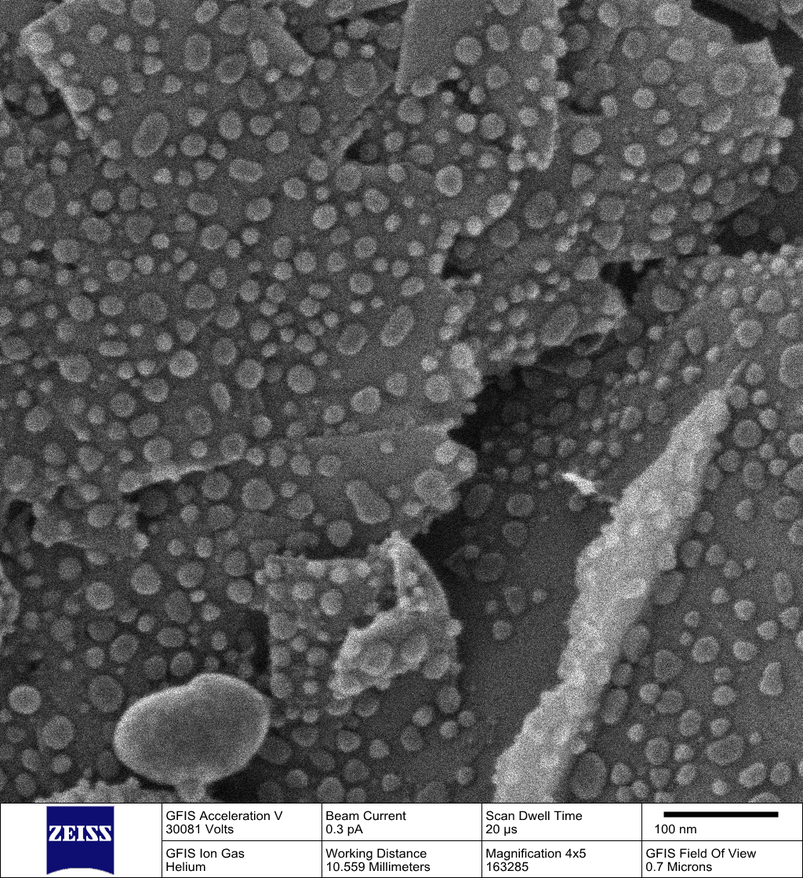
#> input picture example_images/1.tif, 803 x 878 px, shrunk from 1024 x 1120 before the run
$ python -i edges.py   (imports and definitions only)
#> lines starting #> are read from the running program, lines starting #| are printed output that depends on the picture
"""Locate candidate edge points and their local normal direction.

Rather than assume a specific test-pattern geometry (a single straight
knife edge, a field of round particles, etc.), this detector works
generically: it runs a Canny edge map over the image, estimates the local
gradient direction (the edge normal) at each edge pixel from a Sobel
filter, and then greedily thins the edge-pixel set so that sample points
are spaced at least ``min_spacing_px`` apart. That keeps the number of
profiles proportional to edge *length* rather than pixel count, and works
the same whether the image contains one long diagonal edge or hundreds of
small particle boundaries.
"""

from __future__ import annotations

from dataclasses import dataclass
from typing import Optional

import numpy as np
from scipy import ndimage
from scipy.spatial import cKDTree
from skimage.feature import canny


@dataclass
class EdgePoint:
    row: float
    col: float
    angle: float  # radians, direction of steepest intensity change (edge normal)
    # gradient magnitude at this point in units of the estimated pixel-noise
    # floor; lets acceptance be re-evaluated later without re-detecting
    gradient_snr: Optional[float] = None


def estimate_noise_sigma(image: np.ndarray) -> float:
    """Robust estimate of the per-pixel noise level, using the median
    absolute deviation of the image's Laplacian (a standard wavelet/Laplacian
    noise estimator: it responds to uncorrelated pixel noise but is largely
    insensitive to smooth structure or a single sharp edge)."""
    laplacian = ndimage.laplace(image.astype(float))
    mad = np.median(np.abs(laplacian - np.median(laplacian)))
    return float(mad / 0.6745 / 6.0)


def detect_edge_points(
    image: np.ndarray,
    min_spacing_px: float = 8.0,
    canny_sigma: float = 1.5,
    low_threshold: float | None = None,
    high_threshold: float | None = None,
    min_gradient_snr: float = 5.0,
) -> list[EdgePoint]:
    """Find candidate edge points, reject ones whose gradient magnitude is
    not well above the estimated pixel noise floor (``min_gradient_snr``
    times :func:`estimate_noise_sigma`), and thin the remainder so sample
    points are spaced at least ``min_spacing_px`` apart.
    """
#> called with min_spacing_px = 8, canny_sigma = 1.5, min_gradient_snr = 5
    image = image.astype(float)

    edge_map = canny(
        image,
        sigma=canny_sigma,
        low_threshold=low_threshold,
        high_threshold=high_threshold,
    )
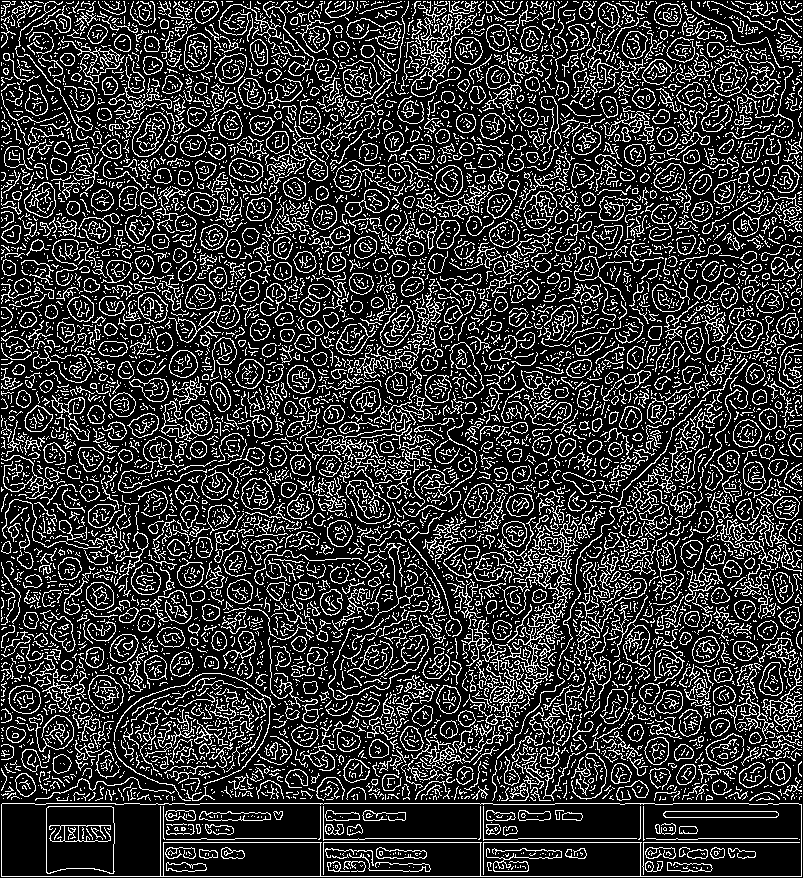
#> edge_map: shape (878, 803) bool; 21% white in thin lines or dots
    rows, cols = np.nonzero(edge_map)
    if rows.size == 0:
        return []

    smoothed = ndimage.gaussian_filter(image, sigma=canny_sigma)
    gy = ndimage.sobel(smoothed, axis=0)
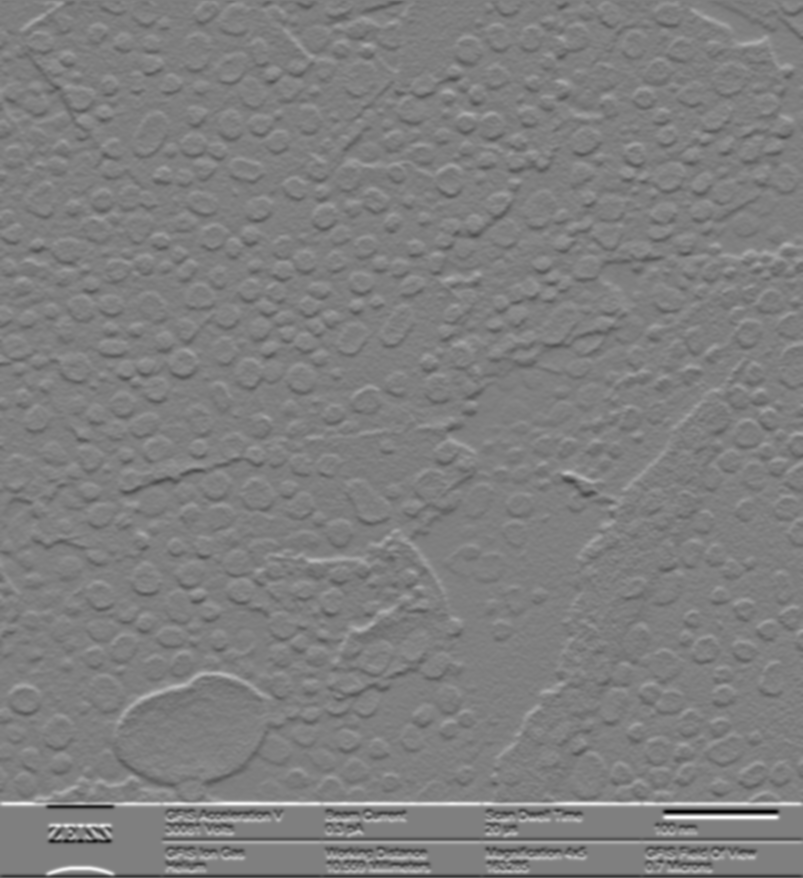
#> gy: shape (878, 803) float64; min -479.5, max 479.5, mean 0.6; drawn with min black and max white
    gx = ndimage.sobel(smoothed, axis=1)
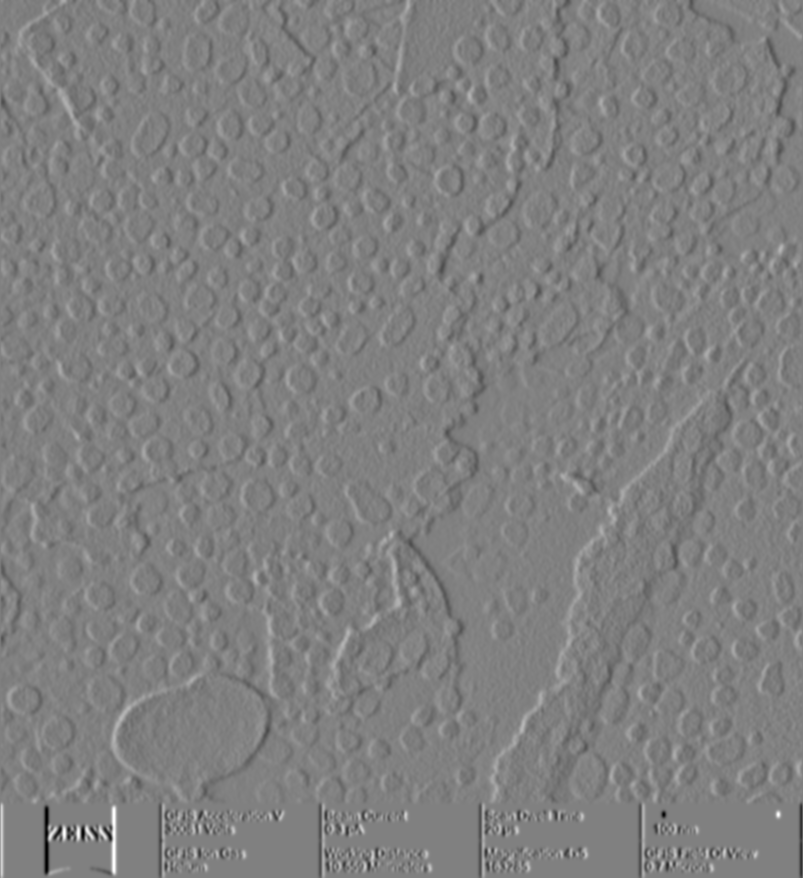
#> gx: shape (878, 803) float64; min -439.3, max 432.8, mean 0.1; drawn with min black and max white
    magnitude = np.hypot(gy[rows, cols], gx[rows, cols])
    angles = np.arctan2(gy[rows, cols], gx[rows, cols])

    noise_sigma = estimate_noise_sigma(image)
#> in estimate_noise_sigma, `laplacian = ndimage.laplace(image.astype(float))`:
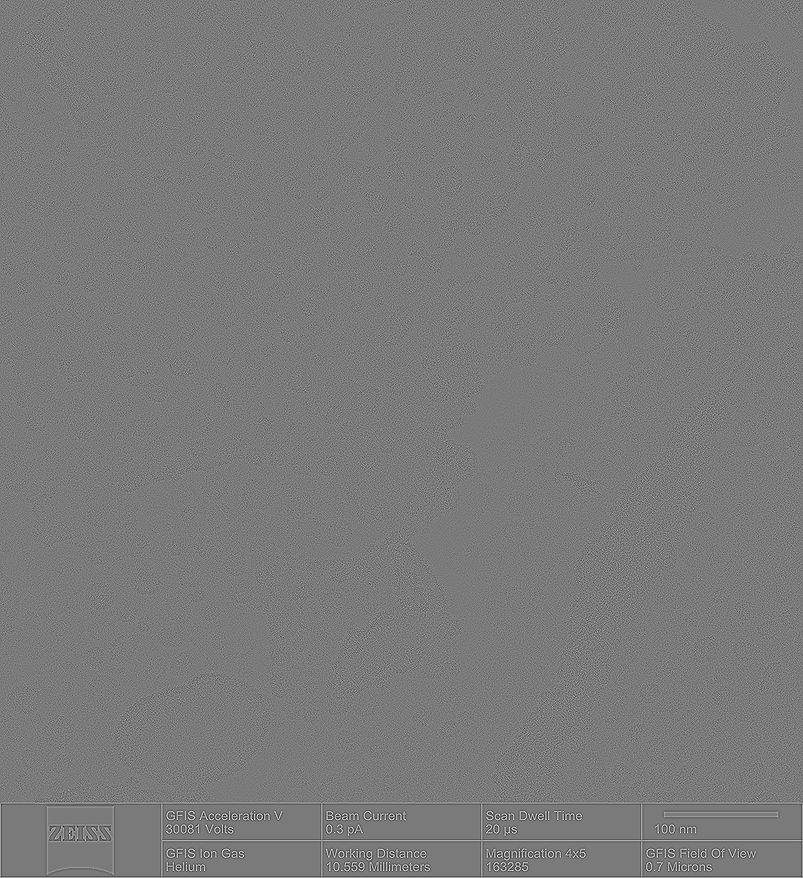
#> laplacian: shape (878, 803) float64; min -625, max 674, mean 0; drawn with min black and max white
#> in estimate_noise_sigma, `mad = np.median(np.abs(laplacian - np.median(laplacian)))`: mad = 33
#> noise_sigma = 8.15
    if noise_sigma > 0:
        snr_values = magnitude / noise_sigma
        strong = snr_values > min_gradient_snr
        rows, cols, angles, snr_values = rows[strong], cols[strong], angles[strong], snr_values[strong]
    else:
        snr_values = np.full(rows.shape, np.inf)
    if rows.size == 0:
        return []

    order = _spaced_subset(rows, cols, min_spacing_px)

    return [
        EdgePoint(
            row=float(rows[i]),
            col=float(cols[i]),
            angle=float(angles[i]),
            gradient_snr=float(snr_values[i]),
        )
        for i in order
    ]


def _spaced_subset(rows: np.ndarray, cols: np.ndarray, min_spacing_px: float) -> list[int]:
    """Greedily pick indices so that no two selected points are closer than
    ``min_spacing_px``, using a KD-tree for neighbor lookups."""
#> called with rows = array of shape (62201,), cols = array of shape (62201,), min_spacing_px = 8
    points = np.column_stack([rows, cols]).astype(float)
#> points = 62201 pairs, first value 1 to 876, second value 1 to 801
    tree = cKDTree(points)
    remaining = set(range(len(points)))
#> remaining = 62201 items
    selected: list[int] = []

    # Deterministic order (row-major) keeps results reproducible.
    for i in range(len(points)):
        if i not in remaining:
            continue
        selected.append(i)
        nearby = tree.query_ball_point(points[i], r=min_spacing_px)
        remaining.difference_update(nearby)
#> this loop made 62201 passes
#> nearby on passes 8 to 10: [156, 82, 155, 83, 157, 81, 7, 154, 153], [8, 85, 84, 161, 160, 159, 163, 162, 158, 164], [9, 87, 86, 165, 315, 459, 383, 237, 460]
#> after the loop, selected = 5241 values from 0 to 62192

    return selected

>>> import cv2
>>> picture = cv2.imread('../../example_images/1.tif', cv2.IMREAD_GRAYSCALE)
>>> result = detect_edge_points(picture)
#> result = 5241 items

$ run again, on example_images/2.tif
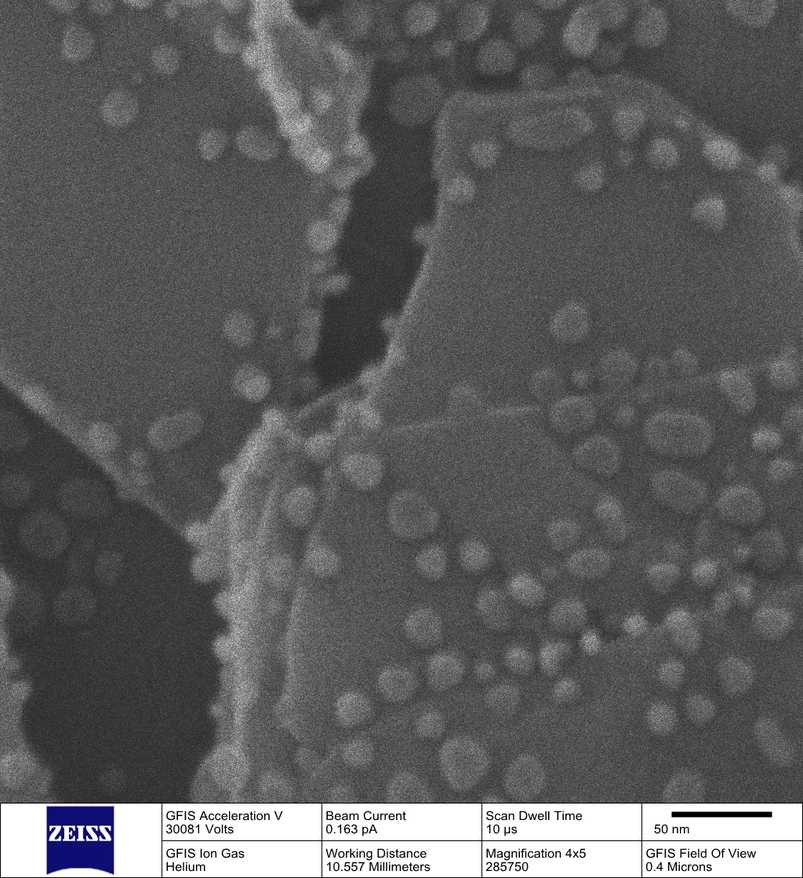
#> input picture example_images/2.tif, 803 x 878 px, shrunk from 1024 x 1120 before the run
#> in detect_edge_points, `edge_map = canny( image, sigma=canny_sigma, low_threshold=low_threshol..`:
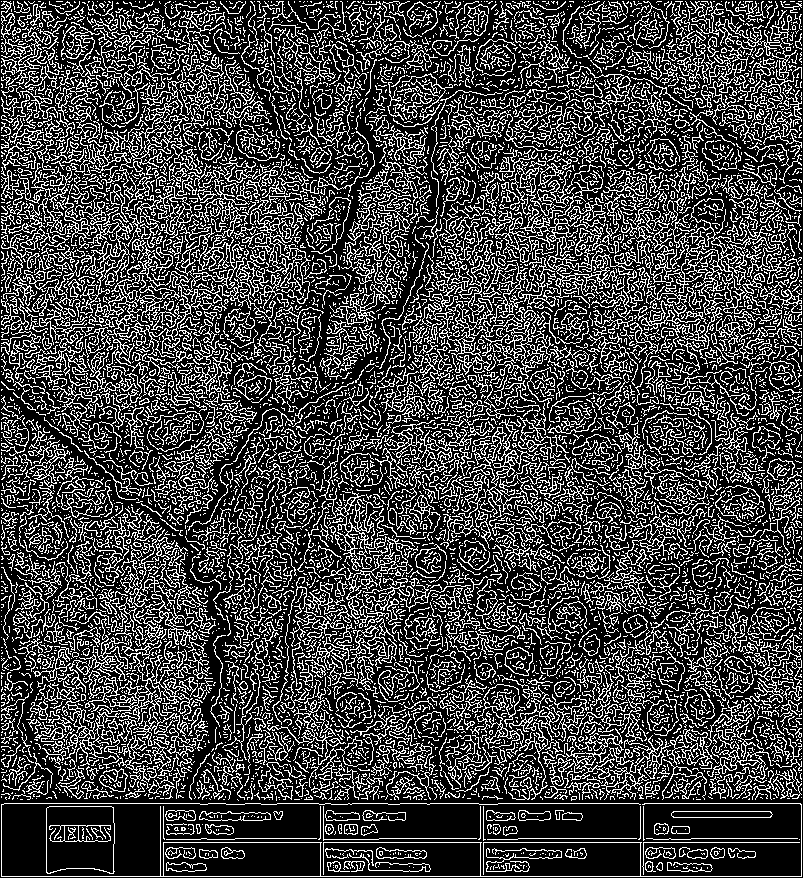
#> edge_map: shape (878, 803) bool; 26.3% white in thin lines or dots
#> in detect_edge_points, `gx = ndimage.sobel(smoothed, axis=1)`:
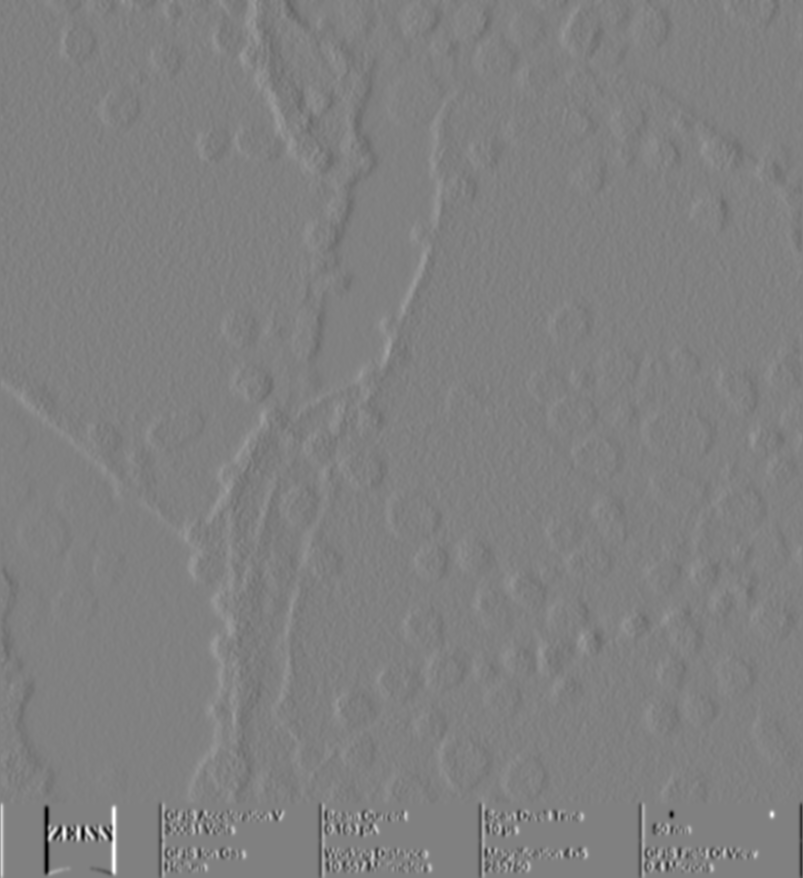
#> gx: shape (878, 803) float64; min -439.3, max 430.5, mean -0.1; drawn with min black and max white
#> mad = 24
#> noise_sigma = 5.93
#> points = 25228 pairs, first value 1 to 876, second value 1 to 801
#> remaining = 25228 items
#> the loop in _spaced_subset, `for i in range(len(points)):` made 25228 passes
#> nearby on passes 1 to 3: [152, 30, 110, 109, 108, 65, 0, 153, 154, 203, 155], [159, 305, 209, 306, 32, 1, 253, 160, 113, 67], [34, 33, 2, 70, 68, 69, 71, 35, 72, 36]
#> after the loop in _spaced_subset, `for i in range(len(points)):`: selected = 2359 values from 0 to 25213
#> result = 2359 items

$ run again, on example_images/3.tif
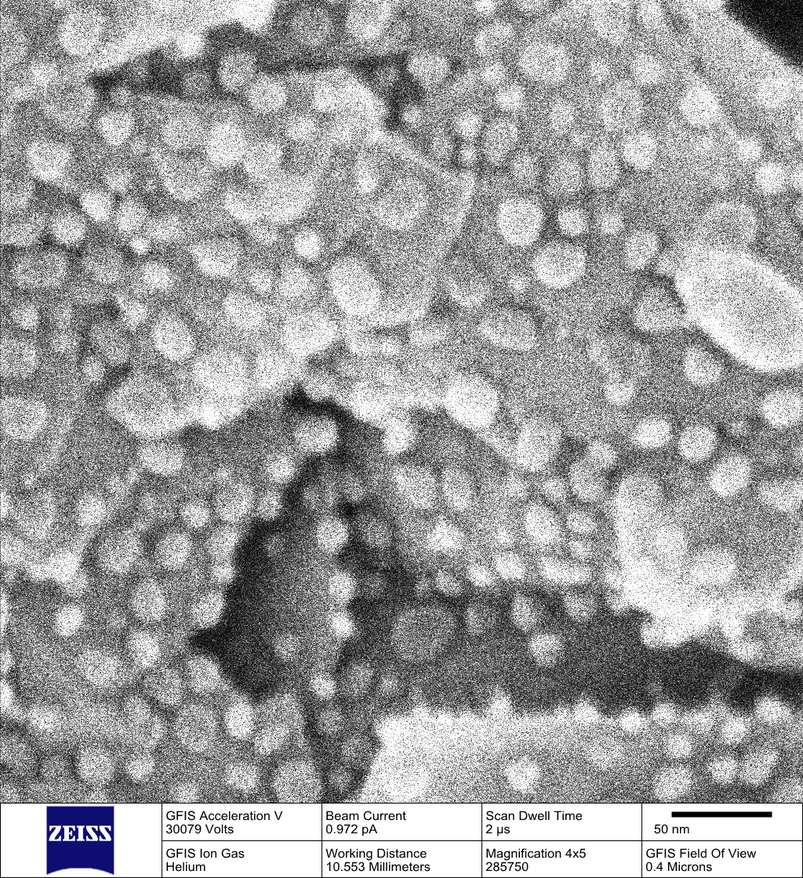
#> input picture example_images/3.tif, 803 x 878 px, shrunk from 1024 x 1120 before the run
#> in detect_edge_points, `edge_map = canny( image, sigma=canny_sigma, low_threshold=low_threshol..`:
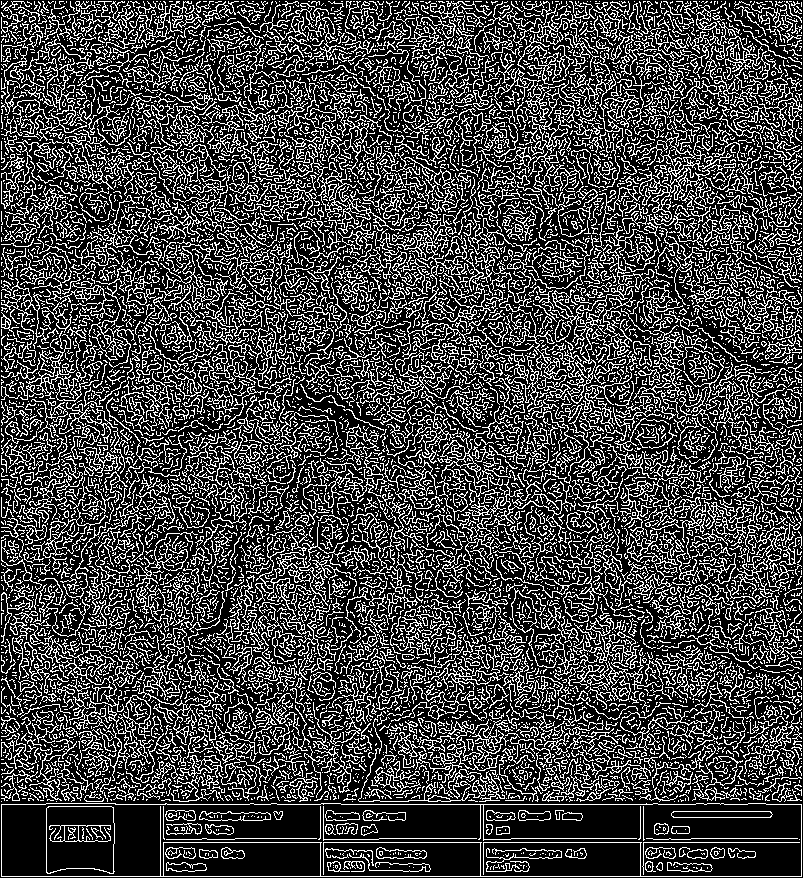
#> edge_map: shape (878, 803) bool; 26.8% white in thin lines or dots
#> in detect_edge_points, `gx = ndimage.sobel(smoothed, axis=1)`:
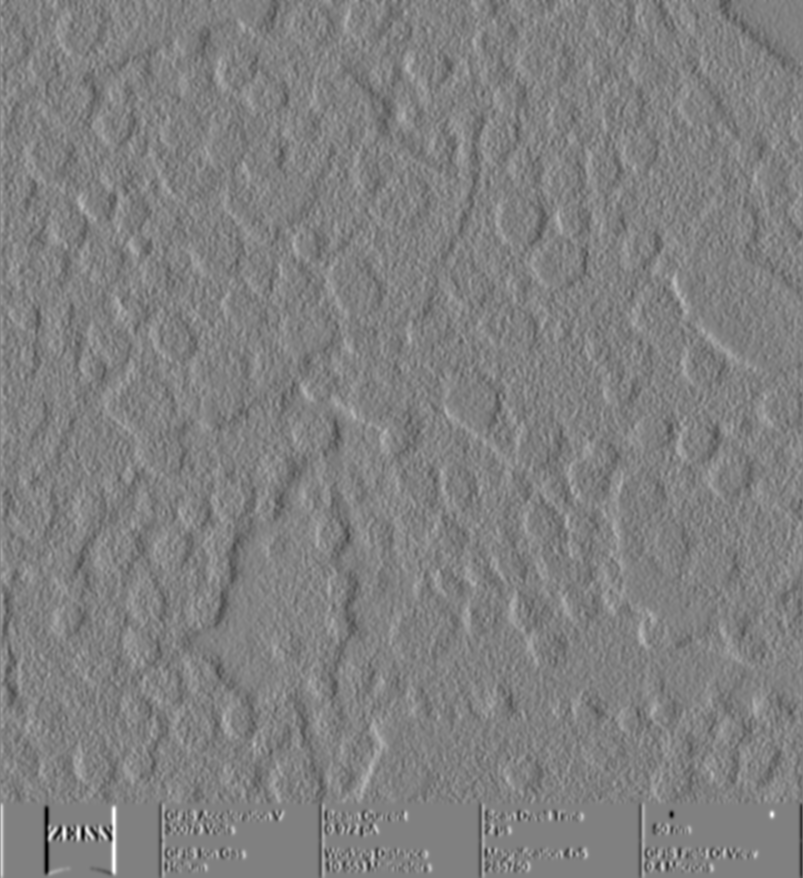
#> gx: shape (878, 803) float64; min -439.3, max 430.5, mean 0.1; drawn with min black and max white
#> mad = 96
#> noise_sigma = 23.72
#> rows = 14015 values from 1 to 876; cols = 14015 values, max 801 at index 538, min 1 at index 1040, mean 403.3; angles = 14015 values, max 3.14 at index 7983, min -3.14 at index 11281, mean -0.114; snr_values = 14015 values, max 20.21 at index 8201, min 5 at index 4363, mean 7.69
#> points = 14015 pairs, first value 1 to 876, second value 1 to 801
#> remaining = 14015 items
#> the loop in _spaced_subset, `for i in range(len(points)):` made 14015 passes
#> nearby on passes 1 to 3: [0, 3], [9, 26, 12, 20, 14, 13, 16, 21, 10, 7, 1, 38, 39, 27], [22, 2, 32, 31, 33, 30, 29, 28]
#> after the loop in _spaced_subset, `for i in range(len(points)):`: selected = 1665 values from 0 to 14007
#> result = 1665 items
